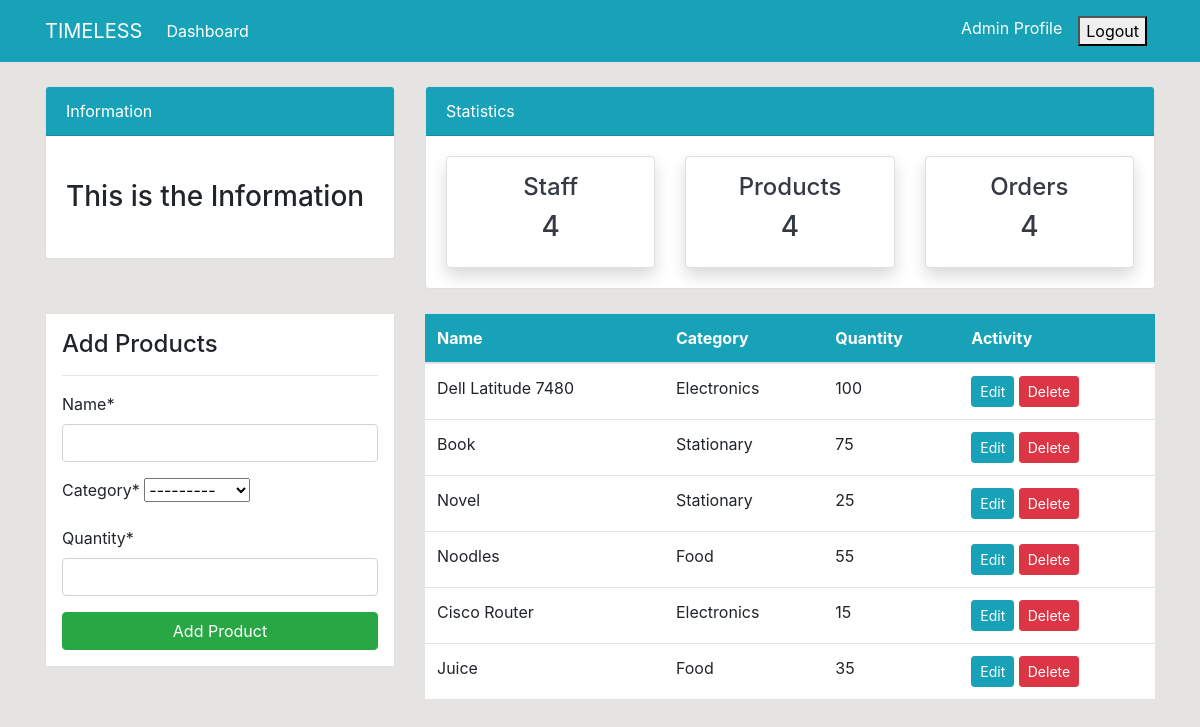
/product/ (signed in), run on the app's committed database.
### dashboard/models.py (models this page shows, shortened)
class Product(models.Model):
    name = models.CharField(max_length=100, null=True)
    category = models.CharField(max_length=20, choices=CATEGORY, null=True)
    quantity = models.PositiveIntegerField(null=True)
    class Meta:
        verbose_name_plural = 'Product'

### dashboard/views.py (the view)
# urls.py: path('product/', views.product, name='dashboard-product'),
@login_required
def product(request):
     items = Product.objects.all() # Using ORM
     if request.method == 'POST':
          form = ProductForm(request.POST)
          if form.is_valid():
               form.save()
               return redirect('dashboard-product')
     else:
          form = ProductForm()
     context = {
          'items': items,
          'form': form,
     }
     return render(request, 'dashboard/product.html', context)

### dashboard/forms.py
class ProductForm(forms.ModelForm):
    class Meta:
        model = Product
        fields = ['name', 'category', 'quantity']

### templates/dashboard/product.html (shortened to what this page needs)
 {% extends 'partials/base.html' %}
 {% load crispy_forms_tags %}
 {% block content %}
{% include 'partials/topnav.html' %}
    <div class="container">
        <div class="row my-4">
            <div class="col-md-4">
                <div class="border bg-white p-3">
                    <h4>Add Products</h4>
                    <hr>
                    <form method="POST">
                        {{ form|crispy }}
                        <input class="btn btn-success btn-block" type="submit" value="Add Product">
                    </form>
                </div>
            </div>
            <div class="col-md-8">
                <table class="table bg-white">
                    <thead class="bg-info">
                        <tr class="text-white">
                            <th scope="col">Name</th>
                            <th scope="col">Category</th>
                            <th scope="col">Quantity</th>
                            <th scope="col">Activity</th>
                        </tr>
                    </thead>
                    <tbody>
                        {% for item in items  %}
                        <tr>
                            <td>{{ item.name }}</td>
                            <td>{{ item.category }}</td>
                            <td>{{ item.quantity }}</td>
                            <td>
                                <a class="btn btn-info btn-sm" href="{% url 'dashboard-product-update' item.id %}">Edit</a>
                                <a class="btn btn-danger btn-sm" href="{% url 'dashboard-product-delete' item.id %}">Delete</a>
                            </td>
                        {%  endfor %}
                    </tbody>
                </table>
            </div>
        </div>
    </div>
    {% endblock %}

### static/style.css (style rules this page uses)
body { background: rgb(230, 227, 227); }

### data on the page
Product: name "Dell Latitude 7480", category "Electronics", quantity "100"
Product: name "Book", category "Stationary", quantity "75"
Product: name "Novel", category "Stationary", quantity "25"
Product: name "Noodles", category "Food", quantity "55"
Product: name "Cisco Router", category "Electronics", quantity "15"
Product: name "Juice", category "Food", quantity "35"
